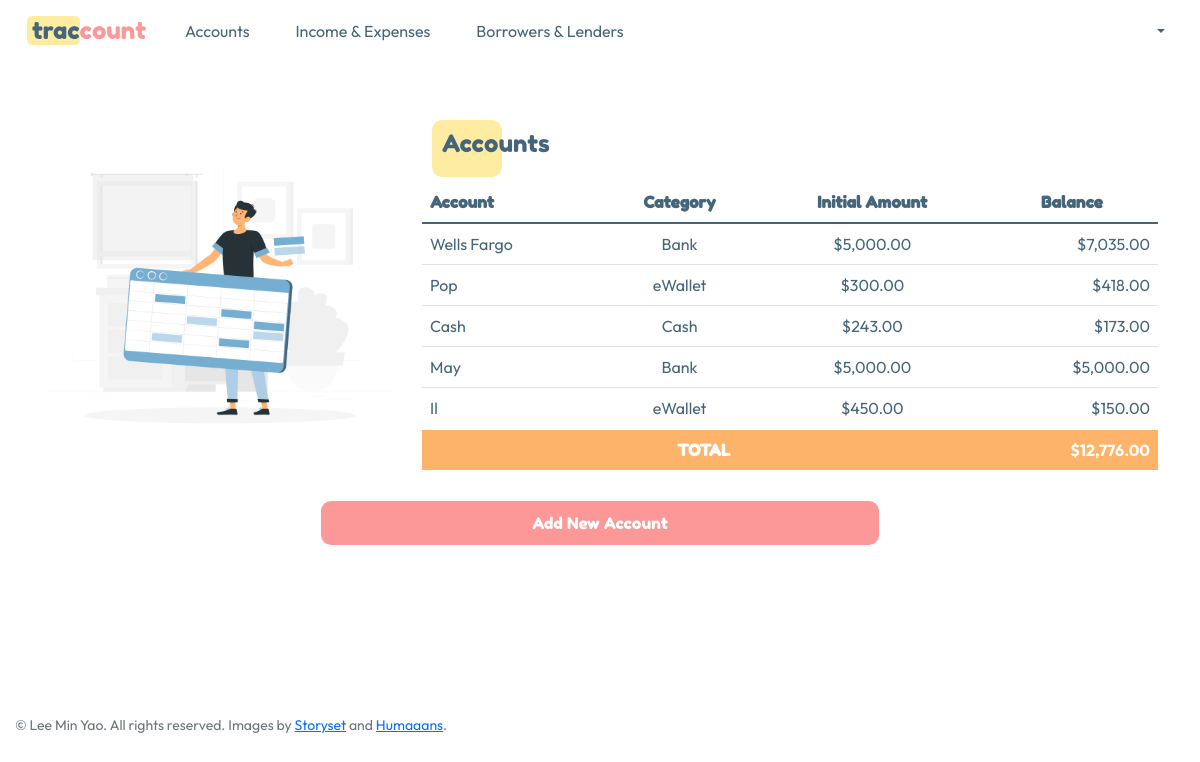
/account (signed in), run on the app's committed database.
### tables this page shows
CREATE TABLE account (id INTEGER PRIMARY KEY NOT NULL, user_id INTEGER NOT NULL, account_name TEXT NOT NULL, category TEXT NOT NULL, initial_amount NUMERIC NOT NULL, balance NUMERIC, FOREIGN KEY (user_id) REFERENCES users(id));

### app.py (the view)
@app.route("/account")
@login_required
def account():
    CATEGORY = [
        "Cash",
        "Bank",
        "eWallet",
        "Investment",
        "Other"
    ]
    accounts = db.execute("SELECT * FROM account WHERE user_id = ?", session["user_id"])
    total = 0
    for account in accounts:
        if account["balance"] == None:
            account["balance"] = float(account["initial_amount"])
            total += float(account["balance"])
        else:
            total += float(account["balance"])
    return render_template("account.html", accounts=accounts, total=total, CATEGORY=CATEGORY)

### auxiliary.py (called while the page is built)
def login_required(f):
    @wraps(f)
    def decorated_function(*args, **kwargs):
        if session.get("user_id") is None:
            return redirect("/login")
        return f(*args, **kwargs)
    return decorated_function

def currency(value):
    return f"${value:,.2f}"

### templates/account.html (shortened to what this page needs)
{% extends "layout.html" %}
{% block main %}
    <div class="container mb-2">
        <div class="row align-items-center">
            <div class="col-md-4">
                <img src="/static/account.png" class="image-fluid text-center account">
            </div>
            <div class="col-md-8">
                <div class="subtitle">
                    <h4>Accounts</h4>
                </div>
                <table class="table" id="acc_table">
                    <thead>
                        <tr>
                            <th class="text-start">Account</th>
                            <th class="text-center">Category</th>
                            <th class="text-center">Initial Amount</th>
                            <th class="text-center">Balance</th>
                        </tr>
                    </thead>
                    <tbody>
                        {% for account in accounts %}
                        <tr>
                            <td class="text-start">{{ account['account_name'] }}</td>
                            <td class="text-center">{{ account['category'] }}</td>
                            <td class="text-center">{{ account['initial_amount'] | currency }}</td>
                            <td class="text-end">{{ account['balance'] | currency }}</td>
                        </tr>
                        {% endfor %}
                    </tbody>
                    <tfoot>
                        <tr>
                            <td class="text-center fw-bold" colspan="3">TOTAL</td>
                            <td class="text-end fw-bold total">{{ total | currency }}</td>
                        </tr>
                    </tfoot>
                </table>
            </div>
        </div>
    </div>
    <div class="container">
        <div class="row">
            <div class="col">
                <button type="button" class="btn" data-bs-toggle="modal" data-bs-target="#add_account_modal">Add New Account</button>
            </div>
        </div>
    </div>
{% endblock %}

### static/styles.css (style rules this page uses)
body { min-height: 100vh; display: flex; flex-direction: column; overflow: auto; }
.btn { font-family: 'Fredoka One', cursive; font-size: 1em; background-color: #FD9898; color: white; margin: 5px; padding: 10px; border: 0px solid; border-radius: 10px; width: 50%; }
.table { font-family: 'Outfit',sans-serif; color: #45667A; font-size: 1em; }
thead, tfoot { font-family: 'Fredoka One', cursive !important; border-bottom: 2px solid; }
tfoot { border-top: 2px solid; color: #FFF !important; background-color: #76AED2; }
td.total { font-family: 'Outfit',sans-serif; font-weight: bold; }
img.account { width: 350px; padding: 10px 0 !important; margin: 0 !important; }
#acc_table { padding: 20px !important; margin-right: 30px !important; }
#acc_table > tfoot { background-color: #FDB369; }
div.subtitle { font-family: 'Fredoka One', cursive; color: #45667A; background-color: #FFECA3; width: 70px; padding: 10px; border-radius: 10px; margin: 10px 10px 5px; }

### data on the page
account: account_name "Wells Fargo", category "Bank", initial_amount "$5,000.00", balance "$7,035.00"
account: account_name "Pop", category "eWallet", initial_amount "$300.00", balance "$418.00"
account: account_name "Cash", category "Cash", initial_amount "$243.00", balance "$173.00"
account: account_name "May", category "Bank", initial_amount "$5,000.00", balance "$5,000.00"
account: account_name "Il", category "eWallet", initial_amount "$450.00", balance "$150.00"

### other printed values
{{ total | currency }} "$12,776.00"
